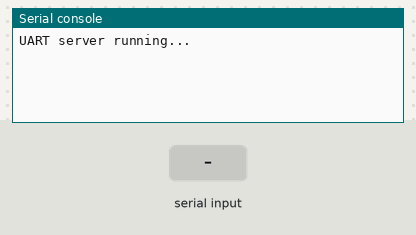
Bench run of a program on a simulated ESP32 board running MicroPython. Parts: the last lines printed to the serial console. Inputs (shaded band) come from the test bench.

Above: at 1.2 s.
1.3 s: "1\n" received over the second serial link
At 2.5 s:
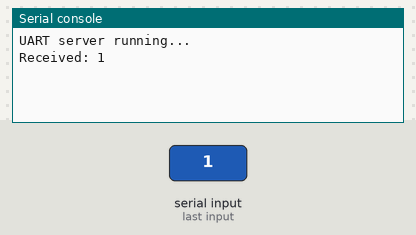
2.8 s: "0\n" received over the second serial link
At 3.6 s:
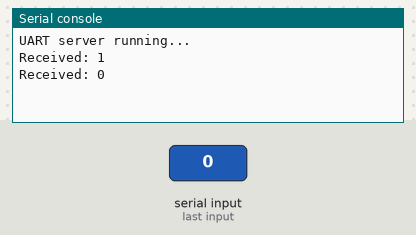
4.3 s: "2\n" received over the second serial link
At 4.7 s:
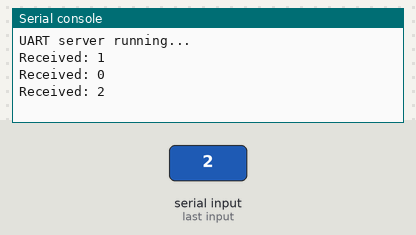

Measured:
- after the input at 1.3 s, the serial console: prints a new line at once (image 1)
- after the input at 2.8 s, the serial console: prints a new line at once (image 2)
- after the input at 4.3 s, the serial console: prints a new line at once (image 3)

The program:

esp32_uart_server.py
```python
import machine
import time

uart = machine.UART(1, tx=19, rx=20, baudrate=115200)

print("UART server running...")

while True:
    if uart.any():
        data = uart.readline()
        if data:
            print("Received:", data.decode().strip())
```
